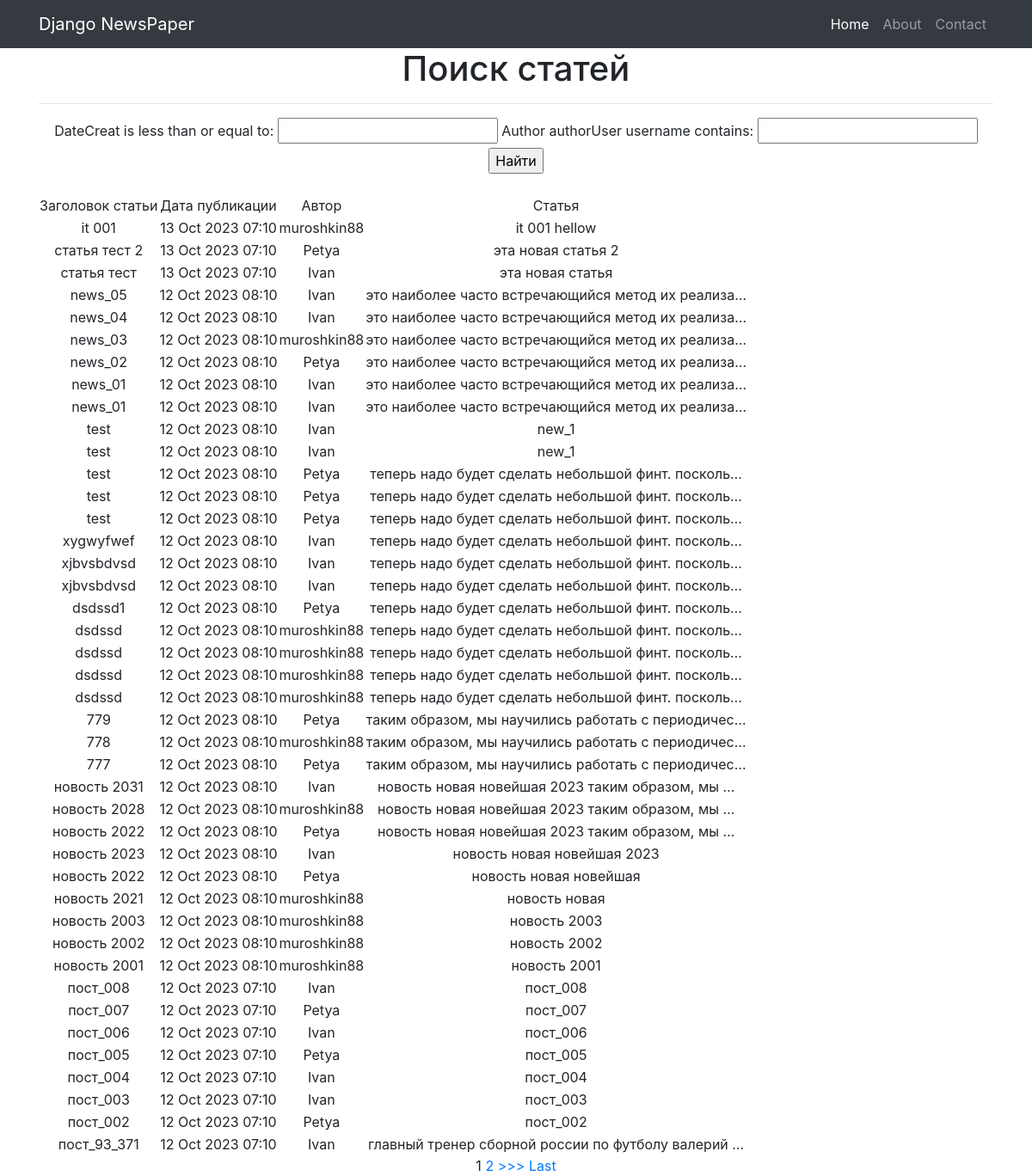
The app's page /news/search/ with its own data.
### news/models.py (models this page shows, shortened)
class Post(models.Model):
    author = models.ForeignKey(Author, on_delete=models.CASCADE)
    NEWS = 'NW'
    ARTICLE = 'AR'
    CATEGORY_CHOICES = (
        (NEWS, 'Новость'),
        (ARTICLE, 'Статаья'),
    )
    categoryType = models.CharField(max_length=2, choices=CATEGORY_CHOICES, default=ARTICLE)
    dateCreat = models.DateTimeField(auto_now_add=True)
    category = models.ManyToManyField(Category, through='PostCategory')
    title = models.CharField(max_length=128)
    text = models.TextField()
    rating = models.SmallIntegerField(default=0)

class Author(models.Model):
    authorUser = models.OneToOneField(User, on_delete=models.CASCADE)
    ratingAuthor = models.SmallIntegerField(default=0)

### news/views.py (the view)
# urls.py: path('search/', SearchNews.as_view()),
class SearchNews(ListView):
    model = Post  # указываем модель, объекты которой мы будем выводить
    template_name = 'search.html'  # указываем имя шаблона, в котором будет лежать HTML, в нём будут все инструкции о том, как именно пользователю должны вывестись наши объекты
    context_object_name = 'news'  # это имя списка, в котором будут лежать все объекты, его надо указать, чтобы обратиться к самому списку объектов через HTML-шаблон
    queryset = Post.objects.order_by('-dateCreat')
    paginate_by = 1 # постраничный вывод в один элемент
    def get_context_data(self, **kwargs):
        context= super().get_context_data(**kwargs)
        context['filter'] = NewsFilter(self.request.GET, queryset=self.get_queryset())
        return context

### news/templatetags/censor_filters.py (called while the page is built)
@register.filter(name='censor') # регистрируем наш фильтр под именем censor, чтоб django понимал, что это именно фильтр, а не простая функция
def censor(testText):
    for word in bad_words:
        testText = testText.lower().replace(word.lower(), '***') # ищем в переданном тексте слова из списка bad_words и меняем их на ***
    return testText

### templates/search.html (shortened to what this page needs)
{% extends 'flatpages/default.html' %}
{% load censor_filters %}
{% block content %}
<h1>Поиск статей</h1>
<hr>
    {% if news %}
        <form method="GET">
            {{ filter.form }}
            <input type="submit" value="Найти">
        </form>
        <br>
        <table>
            <tr>
                <td>
                    Заголовок статьи
                </td>
                <td>
                    Дата публикации
                </td>
                <td>
                    Автор
                </td>
                <td>
                    Статья
                </td>
            </tr>
        {% for new in filter.qs %}
            <tr>
                <td>
                    {{ new.title|censor }}
                </td>
                <td>
                    {{ new.dateCreat|date:'d M Y h:m' }}
                </td>
                <td>
                    {{ new.author.authorUser}}
                </td>
                <td>
                    {{ new.text|censor|truncatechars:50 }}
                </td>
            </tr>
        {% endfor %}
        </table>
        {% if is_paginated %}
            {% for num in page_obj.paginator.page_range %}
                {% if page_obj.number == num %}
                    <a>{{ num }}</a>
                {% elif num > page_obj.number|add:'-2' and num < page_obj.number|add:'2' %}
                    <a href="?page={{ num }}">{{ num }}</a>
                {% endif %}
            {% endfor %}
            {% if page_obj.has_next %}
                <a href="?page={{ page_obj.next_page_number }}">>>></a>
                <a href="?page={{ page_obj.paginator.num_pages }}">Last</a>
            {% endif %}
    {% endif %}
{% endif %}
{% endblock content %}

### templates/flatpages/default.html (shortened to what this page needs)
{% load static %}
<!DOCTYPE html>
<html lang="en">
<head>
  <link href="{% static 'vendor/bootstrap/css/bootstrap.min.css' %}" rel="stylesheet">
 </head>
<body>
  <nav class="navbar navbar-expand-lg navbar-dark bg-dark static-top">
    <div class="container">
      <a class="navbar-brand" href="#">Django NewsPaper</a>
      <div class="collapse navbar-collapse" id="navbarResponsive">
        <ul class="navbar-nav ml-auto">
          <li class="nav-item active">
            <a class="nav-link" href="#">Home
            </a>
          </li>
          <li class="nav-item">
            <a class="nav-link" href="/about/">About</a>
          </li>
          <li class="nav-item">
            <a class="nav-link" href="/contacts/">Contact</a>
          </li>
        </ul>
      </div>
    </div>
  </nav>
  <div class="container">
    <div class="row">
      <div class="col-lg-12 text-center">
       {% block content %}{% endblock content %}
      </div>
    </div>
  </div>
</body>
</html>

### records on screen
Post: title|censor "it 001", dateCreat "13 Oct 2023 07:10", author.authorUser "muroshkin88", text|censor "it 001 hellow"
Post: title|censor "статья тест 2", dateCreat "13 Oct 2023 07:10", author.authorUser "Petya", text|censor "эта новая статья 2"
Post: title|censor "статья тест", dateCreat "13 Oct 2023 07:10", author.authorUser "Ivan", text|censor "эта новая статья"
Post: title|censor "news_05", dateCreat "12 Oct 2023 08:10", author.authorUser "Ivan", text|censor "это наиболее часто встречающийся метод их реализа…"
Post: title|censor "news_04", dateCreat "12 Oct 2023 08:10", author.authorUser "Ivan", text|censor "это наиболее часто встречающийся метод их реализа…"
Post: title|censor "news_03", dateCreat "12 Oct 2023 08:10", author.authorUser "muroshkin88", text|censor "это наиболее часто встречающийся метод их реализа…"
Post: title|censor "news_02", dateCreat "12 Oct 2023 08:10", author.authorUser "Petya", text|censor "это наиболее часто встречающийся метод их реализа…"
Post: title|censor "news_01", dateCreat "12 Oct 2023 08:10", author.authorUser "Ivan", text|censor "это наиболее часто встречающийся метод их реализа…"
Post: title|censor "news_01", dateCreat "12 Oct 2023 08:10", author.authorUser "Ivan", text|censor "это наиболее часто встречающийся метод их реализа…"
Post: title|censor "test", dateCreat "12 Oct 2023 08:10", author.authorUser "Ivan", text|censor "new_1"
Post: title|censor "test", dateCreat "12 Oct 2023 08:10", author.authorUser "Ivan", text|censor "new_1"
Post: title|censor "test", dateCreat "12 Oct 2023 08:10", author.authorUser "Petya", text|censor "теперь надо будет сделать небольшой финт. посколь…"
Post: title|censor "test", dateCreat "12 Oct 2023 08:10", author.authorUser "Petya", text|censor "теперь надо будет сделать небольшой финт. посколь…"
Post: title|censor "test", dateCreat "12 Oct 2023 08:10", author.authorUser "Petya", text|censor "теперь надо будет сделать небольшой финт. посколь…"
Post: title|censor "xygwyfwef", dateCreat "12 Oct 2023 08:10", author.authorUser "Ivan", text|censor "теперь надо будет сделать небольшой финт. посколь…"
Post: title|censor "xjbvsbdvsd", dateCreat "12 Oct 2023 08:10", author.authorUser "Ivan", text|censor "теперь надо будет сделать небольшой финт. посколь…"
Post: title|censor "xjbvsbdvsd", dateCreat "12 Oct 2023 08:10", author.authorUser "Ivan", text|censor "теперь надо будет сделать небольшой финт. посколь…"
Post: title|censor "dsdssd1", dateCreat "12 Oct 2023 08:10", author.authorUser "Petya", text|censor "теперь надо будет сделать небольшой финт. посколь…"
Post: title|censor "dsdssd", dateCreat "12 Oct 2023 08:10", author.authorUser "muroshkin88", text|censor "теперь надо будет сделать небольшой финт. посколь…"
Post: title|censor "dsdssd", dateCreat "12 Oct 2023 08:10", author.authorUser "muroshkin88", text|censor "теперь надо будет сделать небольшой финт. посколь…"
Post: title|censor "dsdssd", dateCreat "12 Oct 2023 08:10", author.authorUser "muroshkin88", text|censor "теперь надо будет сделать небольшой финт. посколь…"
Post: title|censor "dsdssd", dateCreat "12 Oct 2023 08:10", author.authorUser "muroshkin88", text|censor "теперь надо будет сделать небольшой финт. посколь…"
Post: title|censor "779", dateCreat "12 Oct 2023 08:10", author.authorUser "Petya", text|censor "таким образом, мы научились работать с периодичес…"
Post: title|censor "778", dateCreat "12 Oct 2023 08:10", author.authorUser "muroshkin88", text|censor "таким образом, мы научились работать с периодичес…"
Post: title|censor "777", dateCreat "12 Oct 2023 08:10", author.authorUser "Petya", text|censor "таким образом, мы научились работать с периодичес…"
Post: title|censor "новость 2031", dateCreat "12 Oct 2023 08:10", author.authorUser "Ivan", text|censor "новость новая новейшая 2023 таким образом, мы …"
Post: title|censor "новость 2028", dateCreat "12 Oct 2023 08:10", author.authorUser "muroshkin88", text|censor "новость новая новейшая 2023 таким образом, мы …"
Post: title|censor "новость 2022", dateCreat "12 Oct 2023 08:10", author.authorUser "Petya", text|censor "новость новая новейшая 2023 таким образом, мы …"
Post: title|censor "новость 2023", dateCreat "12 Oct 2023 08:10", author.authorUser "Ivan", text|censor "новость новая новейшая 2023"
Post: title|censor "новость 2022", dateCreat "12 Oct 2023 08:10", author.authorUser "Petya", text|censor "новость новая новейшая"
Post: title|censor "новость 2021", dateCreat "12 Oct 2023 08:10", author.authorUser "muroshkin88", text|censor "новость новая"
Post: title|censor "новость 2003", dateCreat "12 Oct 2023 08:10", author.authorUser "muroshkin88", text|censor "новость 2003"
Post: title|censor "новость 2002", dateCreat "12 Oct 2023 08:10", author.authorUser "muroshkin88", text|censor "новость 2002"
Post: title|censor "новость 2001", dateCreat "12 Oct 2023 08:10", author.authorUser "muroshkin88", text|censor "новость 2001"
Post: title|censor "пост_008", dateCreat "12 Oct 2023 07:10", author.authorUser "Ivan", text|censor "пост_008"
Post: title|censor "пост_007", dateCreat "12 Oct 2023 07:10", author.authorUser "Petya", text|censor "пост_007"
Post: title|censor "пост_006", dateCreat "12 Oct 2023 07:10", author.authorUser "Ivan", text|censor "пост_006"
Post: title|censor "пост_005", dateCreat "12 Oct 2023 07:10", author.authorUser "Petya", text|censor "пост_005"
Post: title|censor "пост_004", dateCreat "12 Oct 2023 07:10", author.authorUser "Ivan", text|censor "пост_004"
Post: title|censor "пост_003", dateCreat "12 Oct 2023 07:10", author.authorUser "Ivan", text|censor "пост_003"
Post: title|censor "пост_002", dateCreat "12 Oct 2023 07:10", author.authorUser "Petya", text|censor "пост_002"
Post: title|censor "пост_93_371", dateCreat "12 Oct 2023 07:10", author.authorUser "Ivan", text|censor "главный тренер сборной россии по футболу валерий …"

### other values on screen
{{ num }} "1"
{{ num }} "2"
